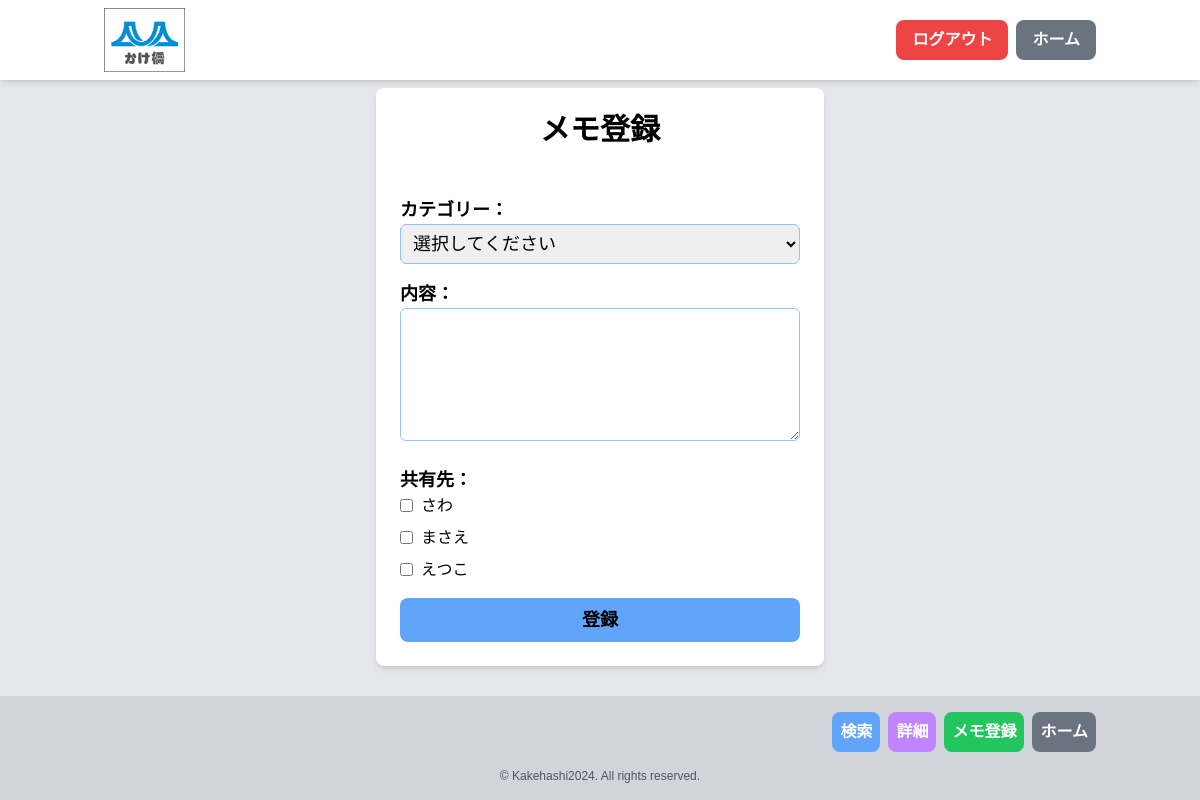
Screenshot of /memo_input.php (signed in) with the database file from the repository.
### tables this page shows
CREATE TABLE `users` (
  `id` int(11) NOT NULL,
  `username` varchar(255) NOT NULL,
  `email` varchar(255) DEFAULT NULL,
  `password` varchar(255) NOT NULL,
  `role` enum('admin','modify','view') NOT NULL,
  `created_at` timestamp NOT NULL DEFAULT current_timestamp(),
  `updated_at` timestamp NOT NULL DEFAULT current_timestamp() ON UPDATE current_timestamp()
);

### funcs.php (called while the page is built, shortened)
<?php
function h($str) {
    return htmlspecialchars($str, ENT_QUOTES, 'UTF-8');
}

### memo_input.php (the view, shortened to what this page needs)
<?php
require_once 'funcs.php';
$pdo = db_conn();
$stmt = $pdo->prepare("SELECT u.id, u.username FROM users u
                      JOIN group_members gm ON u.id = gm.user_id
                      WHERE gm.group_id = ? AND u.id != ?");
$stmt->execute([$_SESSION['group_id'], $_SESSION['user_id']]);
$group_members = $stmt->fetchAll(PDO::FETCH_ASSOC);
?>
<!DOCTYPE html>
<html lang="ja">
<head>
    <script src="https://cdn.tailwindcss.com"></script>
    <link rel="stylesheet" href="styles/main.css">
</head>
<body class="bg-gray-200">
    <?php include 'header0.php'; ?>
    <main>
        <div class="content-wrapper">
            <div class="container mx-auto p-6">
                <div class="bg-white rounded-lg shadow-md max-w-md mx-auto">
                    <h1 class="text-3xl font-bold mb-6 text-center pt-6">メモ登録</h1>
                    <form method="POST" class="space-y-4 p-6">
                        <div>
                            <label for="category" class="block text-lg font-semibold">カテゴリー：</label>
                            <select id="category" name="category" required class="w-full p-2 border rounded-md border-blue-300 focus:border-blue-500 focus:ring focus:ring-blue-200 focus:ring-opacity-50">
                                <option value="" disabled selected>選択してください</option>
                            </select>
                        </div>
                        <div>
                            <label for="content" class="block text-lg font-semibold">内容：</label>
                            <textarea id="content" name="content" required class="w-full p-2 border rounded-md border-blue-300 focus:border-blue-500 focus:ring focus:ring-blue-200 focus:ring-opacity-50 whitespace-pre-line" rows="4"></textarea>
                        </div>
                        <div>
                            <p class="text-lg font-semibold">共有先：</p>
                            <div class="space-y-2 text-sm sm:text-base">
                                <?php foreach ($group_members as $member) : ?>
                                    <label class="flex items-center">
                                        <input type="checkbox" name="shared_with[]" value="<?= h($member['id']) ?>" class="mr-2 rounded border-blue-300 text-blue-500 focus:ring-blue-200">
                                        <span><?= h($member['username']) ?></span>
                                    </label>
                                <?php endforeach; ?>
                            </div>
                        </div>
                        <button type="submit" class="w-full bg-blue-400 hover:bg-blue-500 text-black font-bold px-4 py-2 rounded-lg text-lg text-center transition duration-300">登録</button>
                    </form>
                </div>
            </div>
        </div>
    </main>
    <?php include 'footer_memo.php'; ?>
</body>
</html>

### styles/main.css (style rules this page uses)
body { font-family: 'Noto Sans JP', sans-serif; font-size: 18px; line-height: 1.6; }

### memo_input.php (style rules this page uses)
body { display: flex; flex-direction: column; min-height: 100vh; }
main { flex: 1; display: flex; flex-direction: column; padding-top: 64px; padding-bottom: 100px; }
.content-wrapper { flex: 1; overflow-y: auto; }

### rows the page displays
users: username "さわ"
users: username "まさえ"
users: username "えつこ"
